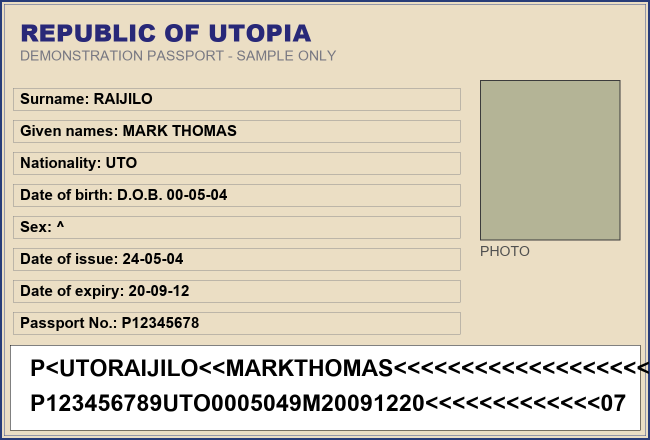
#> input picture data/samples/expired_passport.png, 1300 x 880 px (shown at 1/2 size); its folder holds only this picture in this run
$ python -i ocr.py   (imports and definitions only)
#> lines starting #> are read from the running program, lines starting #| are printed output that depends on the picture
### backend/app/config.py
"""Application configuration.

Reads environment variables with safe defaults so the prototype runs out of the
box locally (no .env required), while still supporting production-style overrides
through environment variables / a `.env` file.
"""
from __future__ import annotations

import os
from pathlib import Path
from functools import lru_cache

try:
    from dotenv import load_dotenv
    load_dotenv()
except Exception:  # dotenv is optional
    pass


BASE_DIR = Path(__file__).resolve().parent.parent          # backend/
PROJECT_ROOT = BASE_DIR.parent                              # project root
# Runtime data directory. Defaults to a project-relative folder for local dev.
# In production set DATA_DIR to a mounted/persistent volume so user uploads and
# the SQLite database survive container restarts. SAMPLE_DIR (committed static
# demo assets) stays separate from the (potentially persistent) DATA_DIR so the
# built-in demo/synthetic cases always work even when DATA_DIR is a fresh volume.
DATA_DIR = Path(os.getenv("DATA_DIR", str(PROJECT_ROOT / "data")))  # project/data (shared)
UPLOAD_DIR = Path(os.getenv("UPLOAD_DIR", str(DATA_DIR / "uploads")))
SAMPLE_DIR = Path(os.getenv("SAMPLE_DIR", str(PROJECT_ROOT / "data" / "samples")))
DB_PATH = DATA_DIR / "border_verify.db"

# Ensure runtime directories exist
for _d in (UPLOAD_DIR, SAMPLE_DIR):
    _d.mkdir(parents=True, exist_ok=True)


def _parse_csv(value: str) -> list[str]:
    """Parse a comma-separated environment value into a list of trimmed strings."""
    return [v.strip() for v in value.split(",") if v.strip()]


class Settings:
    """Central settings object. Values can be overridden via env vars."""

    # --- Runtime directories (project-relative, created at import time) ---
    # These are exposed as instance attributes so callers can use
    # settings.UPLOAD_DIR, settings.SAMPLE_DIR, settings.DATA_DIR, settings.DB_PATH.
    BASE_DIR: Path = BASE_DIR
    PROJECT_ROOT: Path = PROJECT_ROOT
    DATA_DIR: Path = DATA_DIR
    UPLOAD_DIR: Path = UPLOAD_DIR
    SAMPLE_DIR: Path = SAMPLE_DIR
    DB_PATH: Path = DB_PATH

    # --- App ---
    APP_NAME: str = os.getenv("APP_NAME", "Zynovix BorderVerity")
    API_PREFIX: str = os.getenv("API_PREFIX", "/api")
    SECRET_KEY: str = os.getenv("SECRET_KEY", "sih-zynovix-demo-secret-change-me")
    # Comma-separated list of allowed CORS origins.
    #   - Local dev: the frontend may be served from a static server on 5500,
    #     and the backend is served by uvicorn on 8000, so both localhost origins
    #     must be allowed to call it cross-origin.
    #   - Production: the static frontend lives on GitHub Pages and calls the
    #     deployed FastAPI backend, so the GitHub Pages origin must be allowed.
    # Override with the CORS_ORIGINS env var and list your exact deployed origin.
    # Do NOT use "*" together with allow_credentials=True in production — browsers
    # reject credentialed cross-origin requests then.
    CORS_ORIGINS: list = _parse_csv(os.getenv("CORS_ORIGINS",
        "http://127.0.0.1:5500,http://localhost:5500,"
        "http://127.0.0.1:8000,http://localhost:8000,"
        "https://prajwalgpatil0507-code.github.io"))
    JWT_ALGORITHM: str = os.getenv("JWT_ALGORITHM", "HS256")
    ACCESS_TOKEN_EXPIRE_MINUTES: int = int(os.getenv("ACCESS_TOKEN_EXPIRE_MINUTES", "480"))

    # --- Database ---
    DATABASE_URL: str = os.getenv("DATABASE_URL", f"sqlite:///{DB_PATH}")

    # --- MongoDB (live verification reference data) ---
    # The SIH synthetic demo dataset lives in MongoDB, NOT in a government DB.
    MONGODB_URI: str = os.getenv("MONGODB_URI", "mongodb://127.0.0.1:27017")
    MONGODB_DATABASE: str = os.getenv("MONGODB_DATABASE", "borderverify")
    MONGODB_CONNECT_TIMEOUT_MS: int = int(os.getenv("MONGODB_CONNECT_TIMEOUT_MS", "5000"))

    # Data-source transparency labels (used throughout the app / UI)
    DATA_SOURCE_LABEL: str = "SIH SYNTHETIC DEMO DATABASE"
    DATA_SOURCE_ENVIRONMENT: str = "DEMO / MOCK"
    GOVERNMENT_INTEGRATION: str = "NOT CONNECTED"
    FUTURE_INTEGRATION: str = "AUTHORIZED GOVERNMENT API"

    # --- Uploads / security ---
    MAX_UPLOAD_MB: int = int(os.getenv("MAX_UPLOAD_MB", "15"))
    ALLOWED_IMAGE_TYPES: tuple = (
        "image/jpeg",
        "image/png",
        "image/webp",
        "image/bmp",
        "image/tiff",
    )

    # --- Auth / demo officer (configurable via env, not hardcoded in frontend) ---
    DEMO_USERNAME: str = os.getenv("DEMO_USERNAME", "officer")
    DEMO_PASSWORD: str = os.getenv("DEMO_PASSWORD", "SIH@2026Demo")
    DEMO_NAME: str = os.getenv("DEMO_NAME", "Demo Officer")

    # --- OCR ---
    OCR_CONFIDENCE_THRESHOLD: float = float(os.getenv("OCR_CONFIDENCE_THRESHOLD", "0.5"))

    # --- Risk engine (tunable weights) ---
    # Weights are additive; score is clamped to 0-100.
    RISK_WEIGHTS: dict = {
        "invalid_mrz": 25,
        "ocr_mrz_mismatch": 40,
        "expired_passport": 30,
        "expiring_passport": 10,
        "expired_visa": 30,
        "face_mismatch": 65,
        "face_low_quality": 8,
        "watchlist_match": 65,
        "tamper_high": 70,
        "tamper_medium": 25,
        "duplicate_identity": 40,
        "blacklist": 70,
        "document_type_suspect": 15,
        "passport_not_found": 40,        # document number absent from the reference DB
        "passport_field_mismatch": 45,   # found in DB but extracted identity fields conflict
        "document_anomaly": 20,          # inconsistent / suspicious document in the DB
        "image_quality_low": 12,         # image too blurry / dark / low-res to read reliably
        "liveness_not_live": 60,         # strong screen/print replay cue on a live capture
    }
    RISK_THRESHOLD_MEDIUM: int = int(os.getenv("RISK_THRESHOLD_MEDIUM", "30"))
    RISK_THRESHOLD_HIGH: int = int(os.getenv("RISK_THRESHOLD_HIGH", "61"))

    # --- Expiry ---
    EXPIRING_SOON_DAYS: int = int(os.getenv("EXPIRING_SOON_DAYS", "180"))

    # --- Face ---
    FACE_MATCH_THRESHOLD: float = float(os.getenv("FACE_MATCH_THRESHOLD", "0.62"))
    FACE_REVIEW_THRESHOLD: float = float(os.getenv("FACE_REVIEW_THRESHOLD", "0.78"))
    # Pre-trained ArcFace/InsightFace recognition model (512-d embeddings). When
    # present the deep embedding replaces the heuristic face matcher in
    # face.py. It is downloaded locally by _download_arcface.py and is NOT
    # committed (see .gitignore).
    FACE_EMBEDDING_MODEL: str = os.getenv(
        "FACE_EMBEDDING_MODEL", str(BASE_DIR / "arcface_w600k_r50.onnx"))

    # --- Gemini (optional AI-assisted document analysis) ---
    # The API key is read ONLY from the environment (populated from .env when
    # python-dotenv is available). It is never hardcoded and never sent to the
    # frontend. When absent, the AI layer is disabled and the existing pipeline
    # is used unchanged.
    GEMINI_API_KEY: str = os.getenv("GEMINI_API_KEY", "")
    GEMINI_MODEL: str = os.getenv("GEMINI_MODEL", "gemini-3.6-flash")
    # Strict advisory timeout. Gemini is optional: if it is slow, returns 429/503
    # or exceeds this, verification continues immediately with the normal result.
    GEMINI_TIMEOUT_S: float = float(os.getenv("GEMINI_TIMEOUT_S", "6"))

    # --- Image processing bounds (speed vs accuracy for large uploads) ---
    # RapidOCR and the tamper heuristics re-scale images internally, so feeding
    # very large images mostly adds preprocessing cost (denoise / ELA) without
    # improving accuracy. These caps bound the working resolution before the
    # expensive steps so large uploads do not stall the pipeline.
    OCR_MAX_DIM: int = int(os.getenv("OCR_MAX_DIM", "1800"))
    OCR_UPSCALE_DIM: int = int(os.getenv("OCR_UPSCALE_DIM", "900"))
    TAMPER_MAX_DIM: int = int(os.getenv("TAMPER_MAX_DIM", "1200"))

    # --- Verification request safety ---
    # The CPU/IO-heavy verification pipeline runs in a Starlette worker thread
    # (off the asyncio event loop) so other endpoints stay responsive. This caps
    # how long a single verification request may take; if exceeded, the request
    # returns an error instead of leaving the client (and the pipeline) stuck.
    VERIFY_TIMEOUT_S: float = float(os.getenv("VERIFY_TIMEOUT_S", "30"))

    # --- Offline ---
    OFFLINE_MODE: bool = os.getenv("OFFLINE_MODE", "true").lower() in ("1", "true", "yes")

    @property
    def database_url(self) -> str:
        return self.DATABASE_URL


@lru_cache
def get_settings() -> Settings:
    return Settings()


settings = get_settings()

### backend/app/services/ocr.py
"""OCR pipeline using RapidOCR (ONNX-based, offline-capable).

The engine is loaded lazily and isolated so that any runtime problem inside the
ONNX inference does not crash the application process - failures surface as an
``OcrEngineError`` that the API layer can translate into a structured response.
"""
from __future__ import annotations

import re
import threading
from collections import OrderedDict
from typing import Optional

import numpy as np
import cv2

from ..config import settings


class OcrEngineError(RuntimeError):
    """Raised when the OCR engine cannot be initialised or run."""


class OcrResult:
    """A parsed block of OCR output."""

    # [12 lines left out: functions __init__, to_dict, not called in this run]


_ENGINE = None
_ENGINE_ERROR: Optional[str] = None
_ENGINE_TRIED = False
# Serialises OCR jobs (see run_ocr). Created lazily so it is safe regardless of
# import order across threads.
_OCR_LOCK = threading.Lock()


# [27 lines left out: functions _get_engine, gray, not called in this run]


def denoise(matrix: np.ndarray) -> np.ndarray:
    return cv2.fastNlMeansDenoising(gray(matrix), None, 10, 7, 21)


# [112 lines left out: functions enhance_contrast, upscale, _resize_for_ocr, preprocess, _line_texts, run_ocr, not called in this run]


def run_ocr_from_bytes(data: bytes) -> OcrResult:
    """Decode bytes (JPEG/PNG/...) into a matrix and run OCR."""
    arr = np.frombuffer(data, dtype=np.uint8)
    matrix = cv2.imdecode(arr, cv2.IMREAD_COLOR)
    if matrix is None:
        matrix = cv2.imdecode(arr, cv2.IMREAD_GRAYSCALE)
    if matrix is None:
        raise ValueError("Unsupported or corrupt image data")
    return run_ocr(matrix)


# ---------------------------------------------------------------------------
# Field extraction heuristics
# ---------------------------------------------------------------------------

# Each entry maps a field to a list of regex patterns that locate the label.
# Patterns must end where the value begins so we can capture the remainder.
_KEYWORDS = OrderedDict([
    ("surname", [r"surname", r"family name", r"last name"]),
    ("given_names", [r"given names", r"given\s*names", r"first name", r"forenames"]),
    ("passport_number", [r"passport\s*no\.?", r"passport number", r"document\s*no\.?", r"passport\s*number"]),
    ("nationality", [r"nationality", r"citizenship"]),
    ("date_of_birth", [r"date of birth", r"dateofbirth", r"\bdob\b", r"\bborn\b"]),
    ("sex", [r"\bsex\b", r"gender"]),
    ("date_of_issue", [r"date of issue", r"issue date", r"issued on", r"date of issue']"]),
    ("date_of_expiry", [r"date of expiry", r"expiry date", r"date of expiration", r"valid until", r"\bexpires\b", r"valid until:"]),
    ("issuing_country", [r"issuing country", r"country of issue", r"issuer"]),
    ("visa_number", [r"visa\s*no\.?", r"visa number"]),
    ("visa_type", [r"visa type", r"type of visa"]),
    ("number_of_entries", [r"entries", r"number of entries"]),
])


# [41 lines left out: functions _clean_value, extract_fields, detect_document_type, not called in this run]

>>> import cv2
>>> picture = cv2.imread('../../../data/samples/expired_passport.png', cv2.IMREAD_GRAYSCALE)
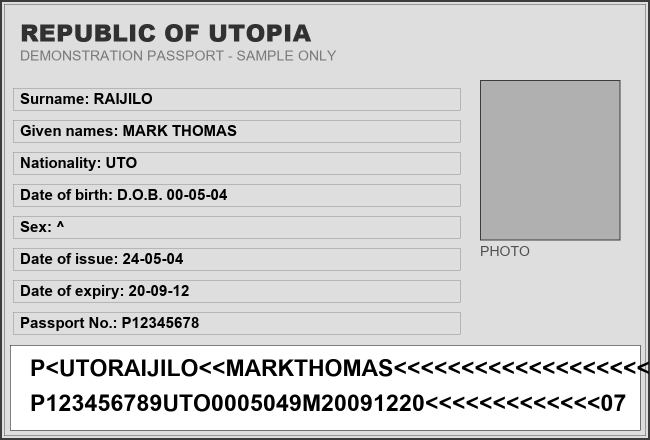
#> picture: shape (880, 1300) (shown at 1/2 size); min 0, max 255, mean 206.7
#> (the run stopped early here; a loop or call above may not have finished)
